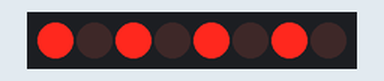
Bench run of a sketch on a simulated Arduino Uno, built with avr-gcc and run on an emulated ATmega328P. Shown: 8 shift-register outputs drawn as a row of LEDs (first output left, lit = HIGH). Wiring (inferred from the names in the program): shift register (74HC595): data pin 12; shift clock pin 9; latch pin 11. Wiring (inferred from the signals the program sends): row of LEDs: on Q0, Q1, Q2, Q3, Q4, Q5, Q6, Q7.

Above: at 0.2 s.
At 1.7 s:
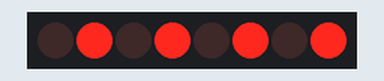
Timing chart, 0 to 3.0 s (numbered marks = the images above):
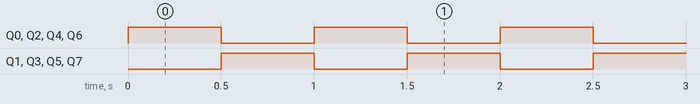

Measured:
- by itself, Q0–7: alternates HIGH for 0.50 s and LOW for 0.50 s

The sketch:

ninth_experiment.ino
```cpp
int LatchPin=11;
int clockPin=9;
int DataPin=12;
byte LEDs=0b10101010;
byte LED1s=0b01010101;
void setup()
{
  pinMode(LatchPin, OUTPUT);
  pinMode(DataPin, OUTPUT);
  pinMode(clockPin, OUTPUT);
}

void loop()
{
  digitalWrite(LatchPin, LOW);
  shiftOut(DataPin,clockPin,LSBFIRST,LEDs);
  digitalWrite(LatchPin, HIGH);
  delay(500);
  digitalWrite(LatchPin, LOW);
  shiftOut(DataPin,clockPin,LSBFIRST,LED1s);
  digitalWrite(LatchPin, HIGH);
  delay(500);
}
```
